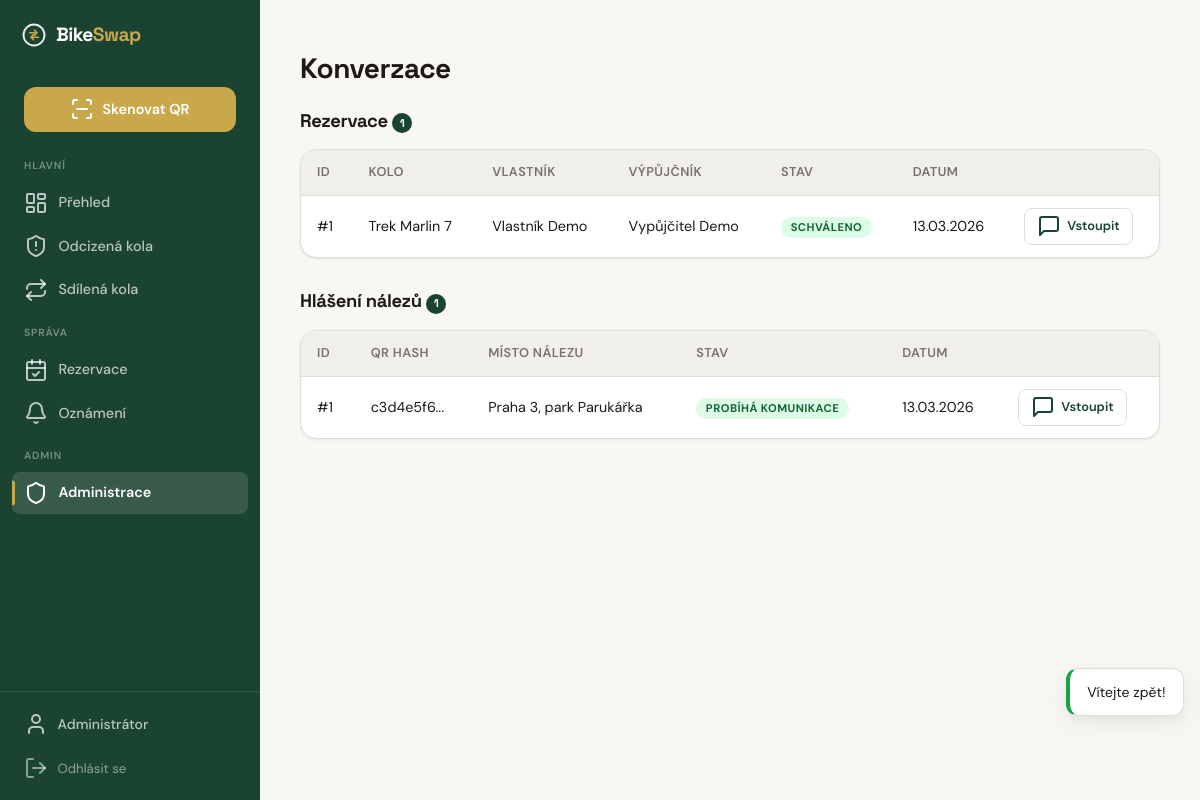
The page /admin/conversations (signed in) on the database its author committed.
### tables this page shows
CREATE TABLE IF NOT EXISTS `users` (
    `id`                 INT UNSIGNED    NOT NULL AUTO_INCREMENT,
    `email`              VARCHAR(255)    NOT NULL,
    `password_hash`      VARCHAR(255)    NOT NULL,
    `role`               ENUM('user', 'police', 'admin') NOT NULL DEFAULT 'user',
    `first_name`         VARCHAR(50)     NOT NULL,
    `surname`            VARCHAR(50)     NOT NULL DEFAULT '',
    `phone`              VARCHAR(20)     NULL DEFAULT NULL,
    `address`            VARCHAR(255)    NULL DEFAULT NULL,
    `is_verified`        TINYINT(1)      NOT NULL DEFAULT 0,
    `verification_token` VARCHAR(64)     NULL DEFAULT NULL,
    `password_reset_token`   VARCHAR(64) NULL DEFAULT NULL,
    `password_reset_expires` DATETIME    NULL DEFAULT NULL,
    `karma_score`        INT             NOT NULL DEFAULT 0,
    `is_banned`          TINYINT(1)      NOT NULL DEFAULT 0,
    `created_at`         DATETIME        NOT NULL DEFAULT CURRENT_TIMESTAMP,
    `updated_at`         DATETIME        NOT NULL DEFAULT CURRENT_TIMESTAMP ON UPDATE CURRENT_TIMESTAMP,
    `last_login_at`      DATETIME        NULL DEFAULT NULL,

    PRIMARY KEY (`id`),
    UNIQUE KEY `uq_users_email` (`email`),
    KEY `idx_users_role` (`role`)
);

CREATE TABLE IF NOT EXISTS `reservations` (
    `id`                 INT UNSIGNED    NOT NULL AUTO_INCREMENT,
    `bike_id`            INT UNSIGNED    NOT NULL,
    `borrower_id`        INT UNSIGNED    NOT NULL,
    `owner_id`           INT UNSIGNED    NOT NULL,
    `conversation_token` VARCHAR(64)     NOT NULL,
    `date_from`          DATE            NOT NULL,
    `date_to`            DATE            NOT NULL,
    `message`            TEXT            NULL DEFAULT NULL,
    `status`             ENUM('pending','approved','rejected','active','completed','cancelled','not_returned','disputed') NOT NULL DEFAULT 'pending',
    `not_returned_reason`  TEXT          NULL DEFAULT NULL,
    `dispute_reason`       TEXT          NULL DEFAULT NULL,
    `admin_resolution`     ENUM('borrower_guilty','owner_guilty') NULL DEFAULT NULL,
    `admin_resolved_by`    INT UNSIGNED  NULL DEFAULT NULL,
    `admin_resolved_at`    DATETIME      NULL DEFAULT NULL,
    `created_at`         DATETIME        NOT NULL DEFAULT CURRENT_TIMESTAMP,
    `updated_at`         DATETIME        NOT NULL DEFAULT CURRENT_TIMESTAMP ON UPDATE CURRENT_TIMESTAMP,

    PRIMARY KEY (`id`),
    UNIQUE KEY `uq_reservations_token` (`conversation_token`),
    KEY `idx_reservations_bike_dates` (`bike_id`, `date_from`, `date_to`, `status`),
    KEY `idx_reservations_borrower` (`borrower_id`, `status`),
    KEY `idx_reservations_owner` (`owner_id`, `status`),
    CONSTRAINT `fk_reservations_bike` FOREIGN KEY (`bike_id`) REFERENCES `bikes` (`id`) ON DELETE CASCADE,
    CONSTRAINT `fk_reservations_borrower` FOREIGN KEY (`borrower_id`) REFERENCES `users` (`id`) ON DELETE CASCADE,
    CONSTRAINT `fk_reservations_owner` FOREIGN KEY (`owner_id`) REFERENCES `users` (`id`) ON DELETE CASCADE,
    CONSTRAINT `fk_reservations_admin` FOREIGN KEY (`admin_resolved_by`) REFERENCES `users` (`id`) ON DELETE SET NULL
);

CREATE TABLE IF NOT EXISTS `bikes` (
    `id`                   INT UNSIGNED    NOT NULL AUTO_INCREMENT,
    `owner_id`             INT UNSIGNED    NOT NULL,
    `qr_hash`              VARCHAR(64)     NOT NULL,
    `brand`                VARCHAR(100)    NOT NULL,
    `model`                VARCHAR(100)    NULL DEFAULT NULL,
    `color`                VARCHAR(50)     NOT NULL,
    `frame_number`         VARCHAR(100)    NULL DEFAULT NULL,
    `year_of_manufacture`  SMALLINT UNSIGNED NULL DEFAULT NULL,
    `description`          TEXT            NULL DEFAULT NULL,
    `status`               ENUM('active', 'stolen', 'found', 'recovered') NOT NULL DEFAULT 'active',
    `is_shared`            TINYINT(1)      NOT NULL DEFAULT 0,
    `auto_accept`          TINYINT(1)      NOT NULL DEFAULT 0,
    `availability_days`    VARCHAR(20)     DEFAULT NULL,
    `created_at`           DATETIME        NOT NULL DEFAULT CURRENT_TIMESTAMP,
    `updated_at`           DATETIME        NOT NULL DEFAULT CURRENT_TIMESTAMP ON UPDATE CURRENT_TIMESTAMP,

    PRIMARY KEY (`id`),
    UNIQUE KEY `uq_bikes_qr_hash` (`qr_hash`),
    KEY `idx_bikes_owner` (`owner_id`),
    KEY `idx_bikes_status` (`status`),
    KEY `idx_bikes_shared` (`is_shared`),
    CONSTRAINT `fk_bikes_owner` FOREIGN KEY (`owner_id`) REFERENCES `users` (`id`) ON DELETE CASCADE
);

CREATE TABLE IF NOT EXISTS `found_reports` (
    `id`                  INT UNSIGNED    NOT NULL AUTO_INCREMENT,
    `bike_id`             INT UNSIGNED    NULL DEFAULT NULL,
    `qr_hash_scanned`     VARCHAR(64)     NULL DEFAULT NULL,
    `reported_by`         INT UNSIGNED    NULL DEFAULT NULL,
    `reporter_email`      VARCHAR(255)    NULL DEFAULT NULL,
    `reporter_phone`      VARCHAR(20)     NULL DEFAULT NULL,
    `reporter_ip`         VARCHAR(45)     NULL DEFAULT NULL,
    `conversation_token`  VARCHAR(64)     NOT NULL,
    `found_date`          DATE            NULL DEFAULT NULL,
    `found_location_text` VARCHAR(255)    NULL DEFAULT NULL,
    `found_location_lat`  DECIMAL(10, 7)  NULL DEFAULT NULL,
    `found_location_lng`  DECIMAL(10, 7)  NULL DEFAULT NULL,
    `description`         TEXT            NULL DEFAULT NULL,
    `status`              ENUM('pending', 'verified', 'contacted', 'resolved', 'closed') NOT NULL DEFAULT 'pending',
    `verified_by`         INT UNSIGNED    NULL DEFAULT NULL,
    `verified_at`         DATETIME        NULL DEFAULT NULL,
    `created_at`          DATETIME        NOT NULL DEFAULT CURRENT_TIMESTAMP,

    PRIMARY KEY (`id`),
    UNIQUE KEY `uq_found_token` (`conversation_token`),
    KEY `idx_found_bike` (`bike_id`),
    KEY `idx_found_status` (`status`),
    KEY `idx_found_qr` (`qr_hash_scanned`),
    CONSTRAINT `fk_found_bike` FOREIGN KEY (`bike_id`) REFERENCES `bikes` (`id`) ON DELETE SET NULL,
    CONSTRAINT `fk_found_reporter` FOREIGN KEY (`reported_by`) REFERENCES `users` (`id`) ON DELETE SET NULL,
    CONSTRAINT `fk_found_verifier` FOREIGN KEY (`verified_by`) REFERENCES `users` (`id`) ON DELETE SET NULL
);

### templates/admin/conversations.php (the view, shortened to what the rows shown need)
<div class="page-header">
  <h1>Konverzace</h1>
</div>
<h2 class="section-title">
  Rezervace
  <span class="badge-count"><?= count($reservations) ?></span>
</h2>
<?php if (empty($reservations)): ?>
  <div class="card mb-xl">
    <div class="card-body">
      <p class="text-muted text-center">Žádné rezervace.</p>
    </div>
  </div>
<?php else: ?>
  <div class="card mb-xl">
    <div class="table-responsive">
      <table class="admin-table">
        <thead>
          <tr>
            <th>ID</th>
            <th>Kolo</th>
            <th>Vlastník</th>
            <th>Výpůjčník</th>
            <th>Stav</th>
            <th>Datum</th>
            <th></th>
          </tr>
        </thead>
        <tbody>
          <?php foreach ($reservations as $res): ?>
            <tr>
              <td>#<?= $res->getId() ?></td>
              <td><?= $res->getBike() ? e($res->getBike()->getFullName()) : '—' ?></td>
              <td><?= $res->getOwner() ? e($res->getOwner()->getName()) : '—' ?></td>
              <td><?= $res->getBorrower() ? e($res->getBorrower()->getName()) : '—' ?></td>
              <td><span class="status-badge status-<?= e($res->getStatus()) ?>"><?= e($res->getStatusLabel()) ?></span></td>
              <td><?= date('d.m.Y', strtotime($res->getCreatedAt())) ?></td>
              <td>
                <a href="/admin/conversation/reservation/<?= $res->getId() ?>" class="btn btn-sm btn-secondary">
                  <i data-lucide="message-square"></i> Vstoupit
                </a>
              </td>
            </tr>
          <?php endforeach; ?>
        </tbody>
      </table>
    </div>
  </div>
<?php endif; ?>
<h2 class="section-title">
  Hlášení nálezů
  <span class="badge-count"><?= count($foundReports) ?></span>
</h2>
<?php if (empty($foundReports)): ?>
  <div class="card">
    <div class="card-body">
      <p class="text-muted text-center">Žádná hlášení nálezů.</p>
    </div>
  </div>
<?php else: ?>
  <div class="card">
    <div class="table-responsive">
      <table class="admin-table">
        <thead>
          <tr>
            <th>ID</th>
            <th>QR hash</th>
            <th>Místo nálezu</th>
            <th>Stav</th>
            <th>Datum</th>
            <th></th>
          </tr>
        </thead>
        <tbody>
          <?php foreach ($foundReports as $report): ?>
            <tr>
              <td>#<?= $report->getId() ?></td>
              <td><?= $report->getQrHashScanned() ? e(substr($report->getQrHashScanned(), 0, 8)) . '...' : '—' ?></td>
              <td><?= $report->getFoundLocationText() ? e(mb_substr($report->getFoundLocationText(), 0, 40)) : '—' ?></td>
              <td><span class="status-badge <?= e($report->getStatusClass()) ?>"><?= e($report->getStatusLabel()) ?></span></td>
              <td><?= date('d.m.Y', strtotime($report->getCreatedAt())) ?></td>
              <td>
                <a href="/admin/conversation/found/<?= $report->getId() ?>" class="btn btn-sm btn-secondary">
                  <i data-lucide="message-square"></i> Vstoupit
                </a>
              </td>
            </tr>
          <?php endforeach; ?>
        </tbody>
      </table>
    </div>
  </div>
<?php endif; ?>

### templates/layouts/app.php (shortened to what the rows shown need)
<!DOCTYPE html>
<html lang="cs">
<head>
  <link rel="stylesheet" href="/css/style.css">
</head>
<body class="layout-app">
<div class="app-shell">
  <aside class="sidebar">
    <div class="sidebar-footer">
      <?php if (isset($currentUser)): ?>
        <a href="/profile" class="sidebar-profile-link">
          <i data-lucide="user"></i> <?= e($currentUser->getName()) ?>
        </a>
      <?php endif; ?>
      <?php if (isset($session)): ?>
        <form method="POST" action="/logout" style="margin:0">
          <button type="submit" class="sidebar-logout-btn">
          </button>
        </form>
      <?php endif; ?>
    </div>
  </aside>
  <main class="page-content">
    <?= $content ?? '' ?>
  </main>
</div>
</body>
</html>

### rows shown on the page
users: first_name "Administrátor"
reservations: id "1", bike.model "Trek Marlin 7", owner.surname "Vlastník Demo", borrower.surname "Vypůjčitel Demo", status "SCHVÁLENO", created_at "13.03.2026"
found_reports: id "1", qr_hash_scanned "c3d4e5f6", found_location_text "Praha 3, park Parukářka", status "PROBÍHÁ KOMUNIKACE", created_at "13.03.2026"

### other values the page prints
count($reservations) "1"
count($foundReports) "1"
